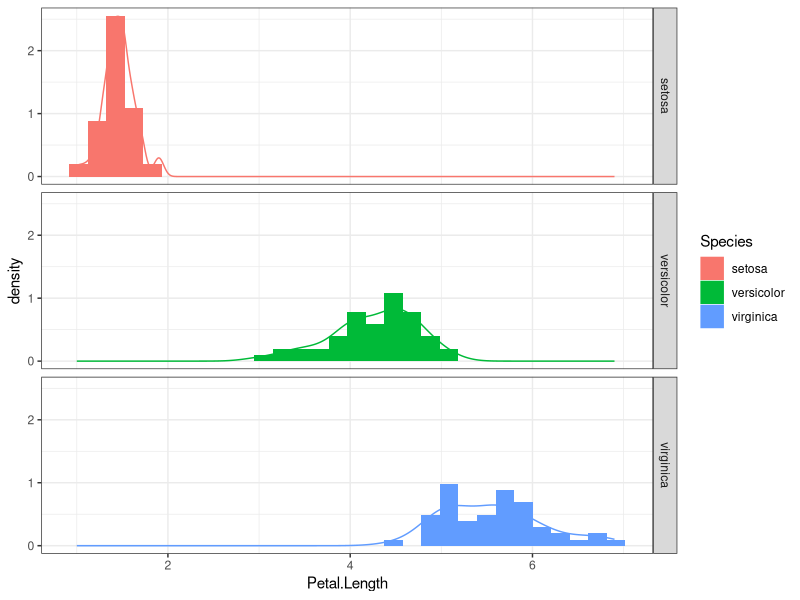
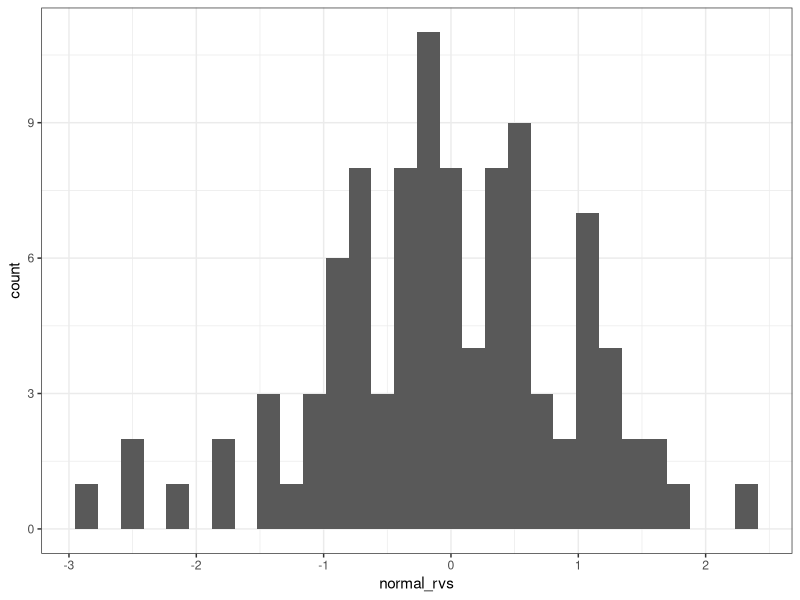
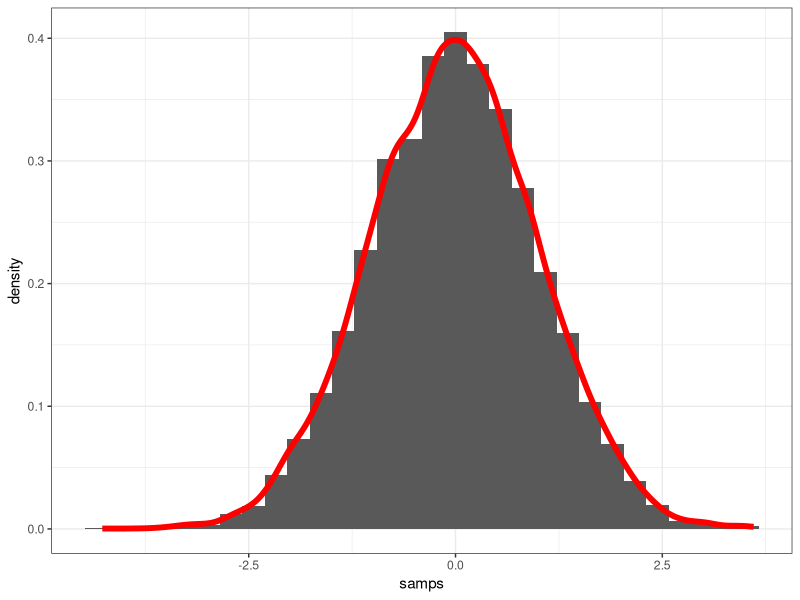
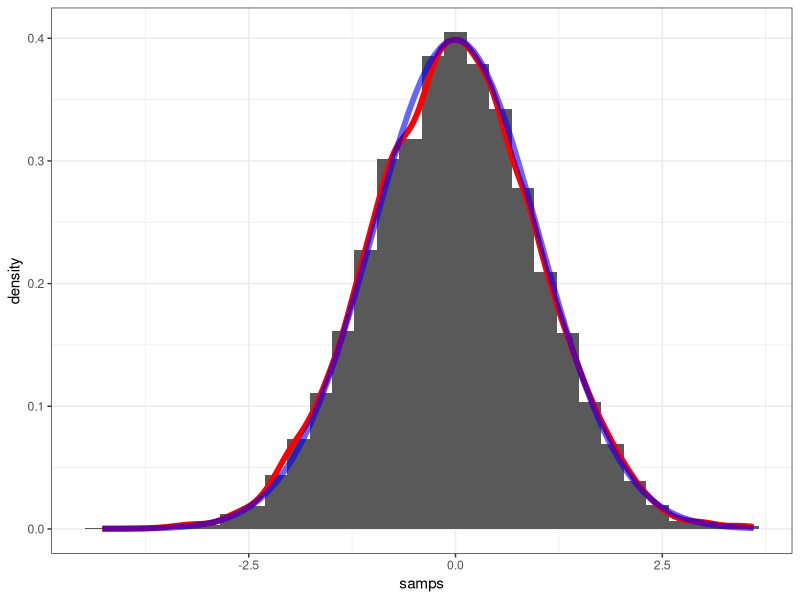
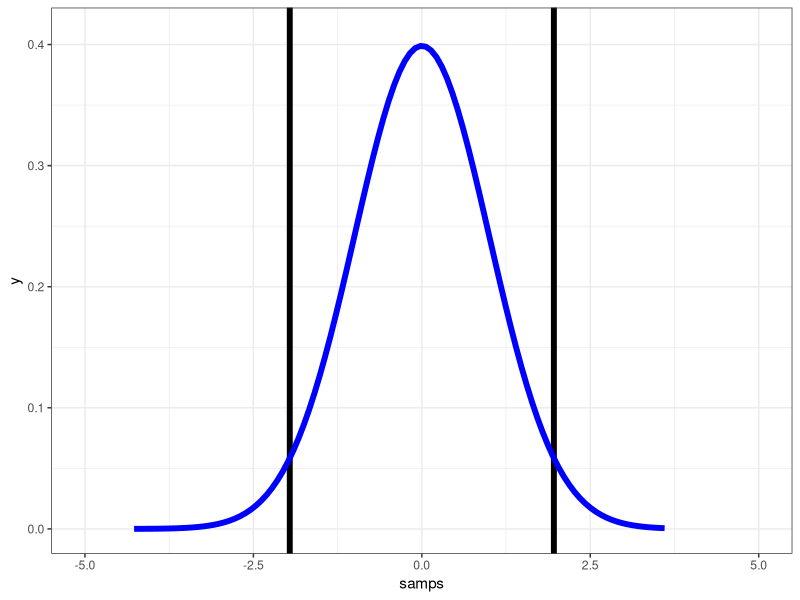
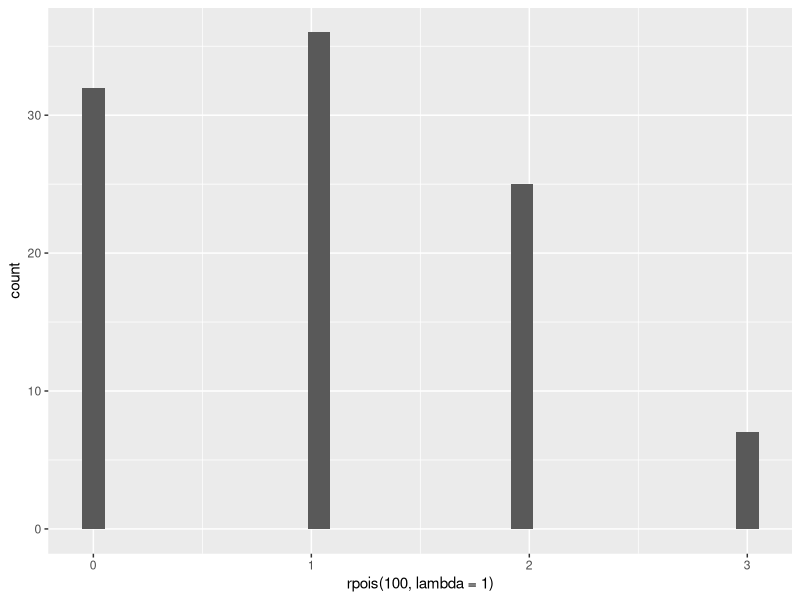
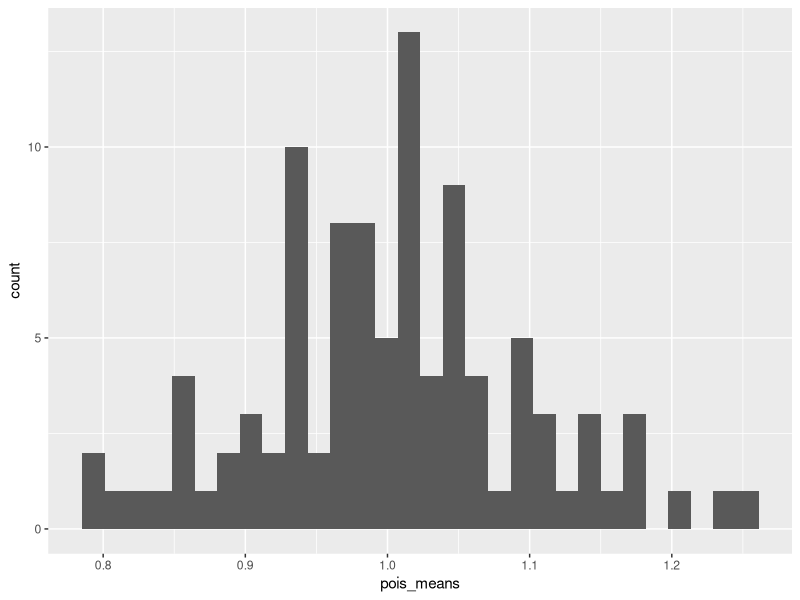

The R script that drew these images, in order:
## ---- chunk 1
library(ggplot2)

ggplot() +
  geom_histogram(data = iris, 
                 aes(x = Petal.Length, y = ..density.., fill = Species)) +
  facet_grid( Species ~ . ) +
  geom_density(data = iris, aes(x = Petal.Length, colour = Species)) +
  theme_bw()  
## ---- chunk 2
?rnorm
## ---- chunk 3
normal_rvs <- rnorm(n = 100, mean = 0, sd = 1)

ggplot() + 
  geom_histogram( data = NULL, aes(x = normal_rvs) ) +
  theme_bw()
## ---- chunk 4
stdnorm_samps <- data.frame( samps = rnorm(n = 10000, mean = 0, sd = 1) )

ggplot(data = stdnorm_samps, aes(x = samps)) +
  geom_histogram( aes( y = ..density.. ) ) +
  geom_density(colour = "red", size = 2) + 
  theme_bw()
## ---- chunk 5
ggplot(data = stdnorm_samps, aes(x = samps)) +
  geom_histogram( aes( y = ..density.. ) ) +
  geom_density(colour = "red", size = 2) + 
  stat_function( fun = dnorm, colour = "blue", alpha = 0.6, size = 2) +
  theme_bw()
## ---- chunk 6
head_count <- 0
tail_count <- 0

while(head_count <= 100){
  ifelse(test = runif(1) < 0.5, yes = (head_count <- head_count + 1), no = (tail_count <- tail_count + 1))
}

(flip_count <- head_count + tail_count)
## ---- chunk 7
qnorm(.025)
qnorm(.975)
## ---- chunk 8
ggplot(data = stdnorm_samps, aes(x = samps)) +
  coord_cartesian(xlim = c(-5, 5), ylim = c(0, 0.41)) +
  geom_vline(xintercept = c(-1.96, 1.96), size = 2 ) +
  stat_function( fun = dnorm, colour = "blue", size = 2) +
  theme_bw()
## ---- chunk 9


## ---- chunk 10
ggplot(data = NULL) +
  geom_histogram(aes(x = rpois(100, lambda = 1)))
## ---- chunk 11
pois_means <- c()

for(x in 1:100){
  new_pois_mean <- mean(rpois(100, lambda = 1))
  pois_means <- c(pois_means, new_pois_mean)
}

ggplot(data = NULL) +
  geom_histogram(aes(x = pois_means))

